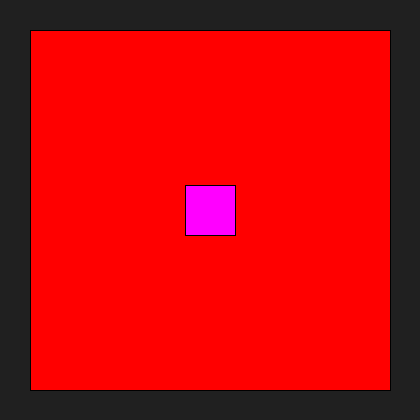
Frame 1 (no input)
Frame 60 (the mouse pressed at the canvas centre just before this capture): identical to frame 1, image omitted
Frame 120 (the mouse held since frame 60 and released just before this capture): identical to frame 1, image omitted

The Processing sketch that drew this single still picture (run headless with seeded random() and noise(); from frame 60 on, the mouse is pressed at the canvas centre):

// Processing sketch: sketch_04_01_Enums
// ── sketch_04_01_Enums.pde
// 1. Enumerations, abbreviated to enums in Java and Processing,
//    are small sets of discrete values which occur in no specific
//    order and therefore should not be represented as an array.
//    They are often used in conjunction with if() {} blocks
//    to check to see if one action should be performed over another.
//    For example, the Clubs, Spades, Diamonds and Hearts of a deck
//    of cards would ideally be represented by an enum. Enums have
//    more discrete values than a boolean, which can only be true
//    or false, but have fewer possible states than a String.
//    Accounting for and converting between "Clubs", "clubs",
//    CLUBS," "club" and all completely unrelated words is wasteful.
enum Suit {
  CLUBS, 
    SPADES, 
    DIAMONDS, 
    HEARTS;
}

// 2. You can also assign values to enumerations, though this could
//    also be accomplished with a Map (a.k.a. Dictionary).
enum Sandwich {
  PB_AND_J(2.75), 
    BLT(4.25), 
    CHEESESTEAK(5.00), 
    CLUB(3.50), 
    HAM_AND_CHEESE(3.00);

  float value;

  private Sandwich(float v) {
    this.value = v;
  }
}

Suit myCard = Suit.DIAMONDS;
Sandwich mySandwich = Sandwich.BLT;

void setup() {
  size(420, 420);
  background(32);

  println(myCard);

  println("mySandwich, a " + mySandwich + ", costs $" + mySandwich.value);

  // 3. If you would like to loop through all the values in an enum,
  //    you can use the for-each loop. This says for each value in
  //    the array returned by Sandwich.values(), each one of which we'll
  //    call 's', print out s and its value.
  for (Sandwich s : Sandwich.values()) {
    println(s + " " + s.value);
  }
}

void draw() {
  background(32);

  // 4. Enums can be used in conjunction with either switch-cases or
  //    with if-else blocks, to perform a behavior depending on the enum.
  if (myCard == Suit.CLUBS) {
    fill(255);
    ellipse(210, 210, 360, 360);
  } else if (myCard == Suit.DIAMONDS) {
    fill(255, 0, 0);
    rect(30, 30, 360, 360);
  } else if (myCard == Suit.SPADES) {
    fill(255);
    rect(30, 30, 360, 360);
  } else if (myCard == Suit.HEARTS) {
    fill(255, 0, 0);
    ellipse(210, 210, 360, 360);
  }

  switch(mySandwich) {
  case PB_AND_J: 
    {
      fill(255, 255, 0);
      rect(185, 185, 50, 50);
      break;
    }
  case BLT: 
    {
      fill(255, 0, 255);
      rect(185, 185, 50, 50);
      break;
    }
  case CHEESESTEAK: 
    {
      fill(0, 255, 255);
      rect(185, 185, 50, 50);
      break;
    }
  case CLUB: 
    {
      fill(255, 127, 0);
      rect(185, 185, 50, 50);
      break;
    }
  case HAM_AND_CHEESE: 
    {
      fill(127, 255, 0);
      rect(185, 185, 50, 50);
      break;
    }
  }
}
